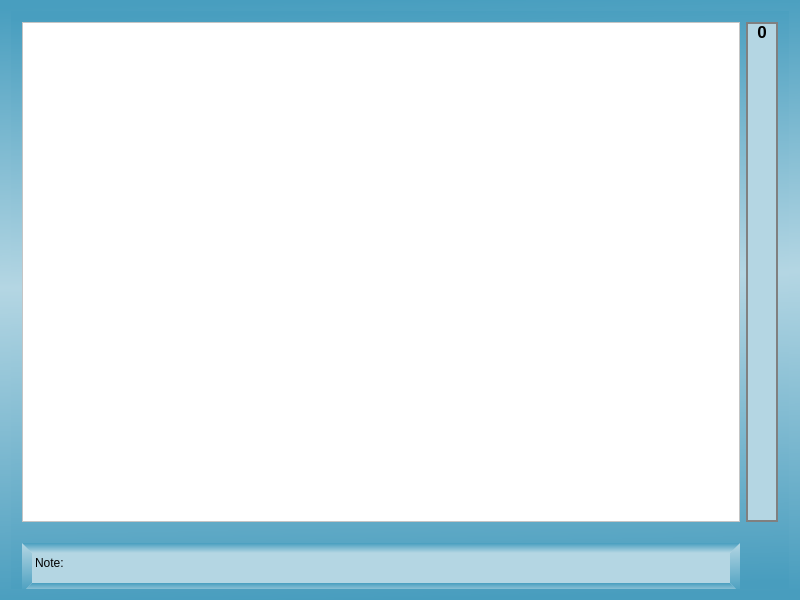
<?xml version="1.0" encoding="UTF-8"?>
<ui version="4.0">
 <class>Game_NoteFinding</class>
 <widget class="QWidget" name="Game_NoteFinding">
  <property name="enabled">
   <bool>true</bool>
  </property>
  <property name="geometry">
   <rect>
    <x>0</x>
    <y>0</y>
    <width>800</width>
    <height>600</height>
   </rect>
  </property>
  <property name="sizePolicy">
   <sizepolicy hsizetype="Expanding" vsizetype="Expanding">
    <horstretch>0</horstretch>
    <verstretch>0</verstretch>
   </sizepolicy>
  </property>
  <property name="maximumSize">
   <size>
    <width>16777215</width>
    <height>16777215</height>
   </size>
  </property>
  <property name="windowTitle">
   <string>Game_NoteFinding</string>
  </property>
  <property name="autoFillBackground">
   <bool>false</bool>
  </property>
  <property name="styleSheet">
   <string notr="true">background-color: qlineargradient(spread:pad, x1:0.438, y1:0, x2:0.466667, y2:1, stop:0 rgba(72, 158, 191, 255), stop:0.466667 rgba(180, 214, 227, 255), stop:1 rgba(72, 157, 190, 255));</string>
  </property>
  <layout class="QGridLayout" name="gridLayout_3">
   <item row="0" column="0">
    <layout class="QVBoxLayout" name="verticalLayout">
     <property name="sizeConstraint">
      <enum>QLayout::SetDefaultConstraint</enum>
     </property>
     <item>
      <widget class="QStackedWidget" name="stackedWidget">
       <property name="currentIndex">
        <number>0</number>
       </property>
       <widget class="QWidget" name="game">
        <layout class="QGridLayout" name="gridLayout_2">
         <item row="0" column="0">
          <widget class="QGraphicsView" name="graphicsView">
           <property name="sizePolicy">
            <sizepolicy hsizetype="Expanding" vsizetype="Expanding">
             <horstretch>0</horstretch>
             <verstretch>0</verstretch>
            </sizepolicy>
           </property>
           <property name="maximumSize">
            <size>
             <width>16777215</width>
             <height>2000</height>
            </size>
           </property>
           <property name="styleSheet">
            <string notr="true">background-color: rgb(255, 255, 255);</string>
           </property>
           <property name="sizeAdjustPolicy">
            <enum>QAbstractScrollArea::AdjustIgnored</enum>
           </property>
          </widget>
         </item>
         <item row="0" column="2">
          <widget class="QProgressBar" name="score">
           <property name="font">
            <font>
             <pointsize>13</pointsize>
             <weight>75</weight>
             <bold>true</bold>
            </font>
           </property>
           <property name="styleSheet">
            <string notr="true">QProgressBar {
     border: 2px solid grey;
	  background-color: rgba(180, 214, 227, 255);
   
 }

QProgressBar::chunk {
     background-color: qlineargradient(spread:pad, x1:0.438, y1:0, x2:0.442857, y2:1, stop:0 rgba(191, 72, 72, 255), stop:0.995238 rgba(227, 108, 108, 255));
 }
</string>
           </property>
           <property name="minimum">
            <number>0</number>
           </property>
           <property name="maximum">
            <number>20</number>
           </property>
           <property name="value">
            <number>0</number>
           </property>
           <property name="alignment">
            <set>Qt::AlignHCenter|Qt::AlignTop</set>
           </property>
           <property name="orientation">
            <enum>Qt::Vertical</enum>
           </property>
           <property name="format">
            <string>%v</string>
           </property>
          </widget>
         </item>
         <item row="1" column="0">
          <widget class="QLabel" name="guiChallenge">
           <property name="sizePolicy">
            <sizepolicy hsizetype="Preferred" vsizetype="Minimum">
             <horstretch>0</horstretch>
             <verstretch>0</verstretch>
            </sizepolicy>
           </property>
           <property name="minimumSize">
            <size>
             <width>0</width>
             <height>50</height>
            </size>
           </property>
           <property name="maximumSize">
            <size>
             <width>16777215</width>
             <height>20</height>
            </size>
           </property>
           <property name="styleSheet">
            <string notr="true">background-color: rgba(180, 214, 227, 255);
border: 10px solid;
border-top-color: qlineargradient(spread:pad, x1:0.438, y1:0, x2:0.442857, y2:1, stop:0 rgba(72, 158, 191, 255), stop:0.995238 rgba(180, 214, 227, 255));
border-right-color: qlineargradient(spread:pad, x1:0.438, y1:0, x2:0.442857, y2:1, stop:0 rgba(180, 214, 227, 255), stop:0.995238 rgba(72, 158, 191, 255));
border-left-color: qlineargradient(spread:pad, x1:0.438, y1:0, x2:0.442857, y2:1, stop:0 rgba(180, 214, 227, 255), stop:0.995238  rgba(72, 158, 191, 255));
border-bottom-color: qlineargradient(spread:pad, x1:0.438, y1:0, x2:0.442857, y2:1, stop:0 rgba(72, 158, 191, 255), stop:0.995238 rgba(180, 214, 227, 255));</string>
           </property>
           <property name="text">
            <string>Note: </string>
           </property>
           <property name="alignment">
            <set>Qt::AlignLeading|Qt::AlignLeft|Qt::AlignTop</set>
           </property>
          </widget>
         </item>
        </layout>
       </widget>
       <widget class="QWidget" name="won">
        <widget class="QLabel" name="label">
         <property name="geometry">
          <rect>
           <x>330</x>
           <y>110</y>
           <width>201</width>
           <height>61</height>
          </rect>
         </property>
         <property name="text">
          <string>YOU WON!</string>
         </property>
        </widget>
        <widget class="QPushButton" name="playAgain">
         <property name="geometry">
          <rect>
           <x>390</x>
           <y>210</y>
           <width>99</width>
           <height>27</height>
          </rect>
         </property>
         <property name="styleSheet">
          <string notr="true">
background-color: qlineargradient(spread:pad, x1:0, y1:0.097, x2:1, y2:0, stop:0 rgba(175, 175, 175, 255), stop:1 rgba(255, 255, 255, 255))</string>
         </property>
         <property name="text">
          <string>Play again</string>
         </property>
        </widget>
       </widget>
      </widget>
     </item>
    </layout>
   </item>
  </layout>
 </widget>
 <layoutdefault spacing="6" margin="11"/>
 <resources/>
 <connections/>
</ui>
